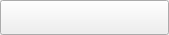
<?xml version="1.0" encoding="UTF-8"?>
<ui version="4.0">
 <class>Form</class>
 <widget class="QWidget" name="Form">
  <property name="geometry">
   <rect>
    <x>0</x>
    <y>0</y>
    <width>169</width>
    <height>35</height>
   </rect>
  </property>
  <property name="windowTitle">
   <string>Form</string>
  </property>
  <widget class="QPushButton" name="btnTools">
   <property name="geometry">
    <rect>
     <x>0</x>
     <y>0</y>
     <width>169</width>
     <height>35</height>
    </rect>
   </property>
   <property name="styleSheet">
    <string notr="true">#btnTools
{
border-image: url(:/image/图片13.png);
}
#btnTools:pressed
{
border-image: url(:/image/图片7.png);
}</string>
   </property>
   <property name="text">
    <string/>
   </property>
  </widget>
 </widget>
 <resources/>
 <connections/>
</ui>
